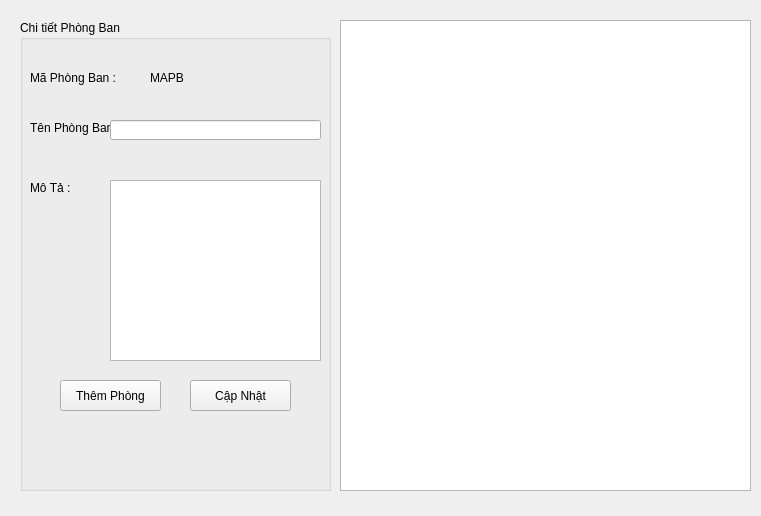
<?xml version="1.0" encoding="UTF-8"?>
<ui version="4.0">
 <class>FormPhongBan</class>
 <widget class="QWidget" name="FormPhongBan">
  <property name="geometry">
   <rect>
    <x>0</x>
    <y>0</y>
    <width>761</width>
    <height>516</height>
   </rect>
  </property>
  <property name="windowTitle">
   <string>Quản Lý Phòng Ban</string>
  </property>
  <widget class="QGroupBox" name="groupBox">
   <property name="geometry">
    <rect>
     <x>20</x>
     <y>20</y>
     <width>311</width>
     <height>471</height>
    </rect>
   </property>
   <property name="title">
    <string>Chi tiết Phòng Ban</string>
   </property>
   <widget class="QPushButton" name="btnThemPhong">
    <property name="geometry">
     <rect>
      <x>40</x>
      <y>360</y>
      <width>101</width>
      <height>31</height>
     </rect>
    </property>
    <property name="text">
     <string>Thêm Phòng</string>
    </property>
   </widget>
   <widget class="QPushButton" name="btnCapNhat">
    <property name="geometry">
     <rect>
      <x>170</x>
      <y>360</y>
      <width>101</width>
      <height>31</height>
     </rect>
    </property>
    <property name="text">
     <string>Cập Nhật</string>
    </property>
   </widget>
   <widget class="QLabel" name="label">
    <property name="geometry">
     <rect>
      <x>10</x>
      <y>50</y>
      <width>91</width>
      <height>16</height>
     </rect>
    </property>
    <property name="text">
     <string>Mã Phòng Ban :</string>
    </property>
   </widget>
   <widget class="QLabel" name="label_2">
    <property name="geometry">
     <rect>
      <x>10</x>
      <y>100</y>
      <width>91</width>
      <height>16</height>
     </rect>
    </property>
    <property name="text">
     <string>Tên Phòng Ban: </string>
    </property>
   </widget>
   <widget class="QLineEdit" name="txtTenPhongban">
    <property name="geometry">
     <rect>
      <x>90</x>
      <y>100</y>
      <width>211</width>
      <height>20</height>
     </rect>
    </property>
   </widget>
   <widget class="QLabel" name="txtMaPhongBan">
    <property name="geometry">
     <rect>
      <x>130</x>
      <y>50</y>
      <width>91</width>
      <height>16</height>
     </rect>
    </property>
    <property name="text">
     <string>MAPB</string>
    </property>
   </widget>
   <widget class="QLabel" name="label_4">
    <property name="geometry">
     <rect>
      <x>10</x>
      <y>160</y>
      <width>91</width>
      <height>16</height>
     </rect>
    </property>
    <property name="text">
     <string>Mô Tả : </string>
    </property>
   </widget>
   <widget class="QPlainTextEdit" name="txtMoTa">
    <property name="geometry">
     <rect>
      <x>90</x>
      <y>160</y>
      <width>211</width>
      <height>181</height>
     </rect>
    </property>
   </widget>
  </widget>
  <widget class="QTableView" name="TablePhongBan">
   <property name="geometry">
    <rect>
     <x>340</x>
     <y>20</y>
     <width>411</width>
     <height>471</height>
    </rect>
   </property>
  </widget>
  <zorder>TablePhongBan</zorder>
  <zorder>groupBox</zorder>
 </widget>
 <resources/>
 <connections/>
</ui>
